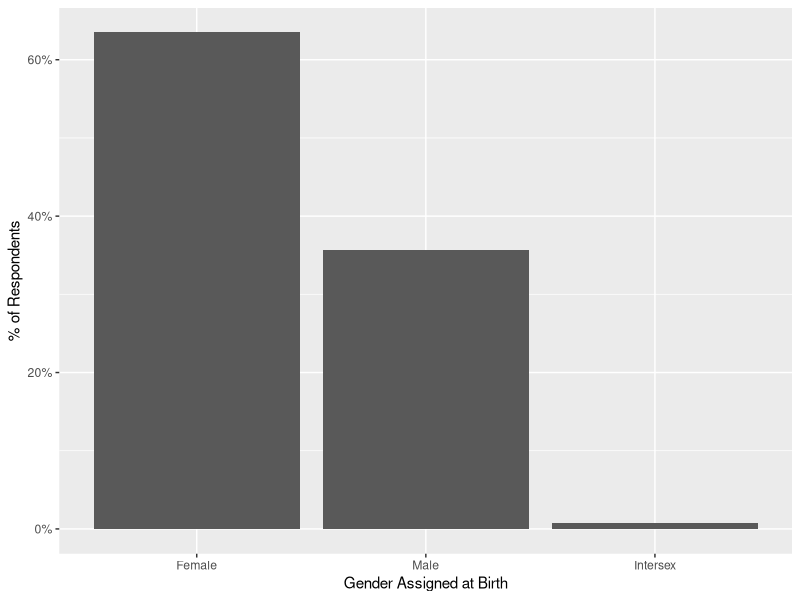
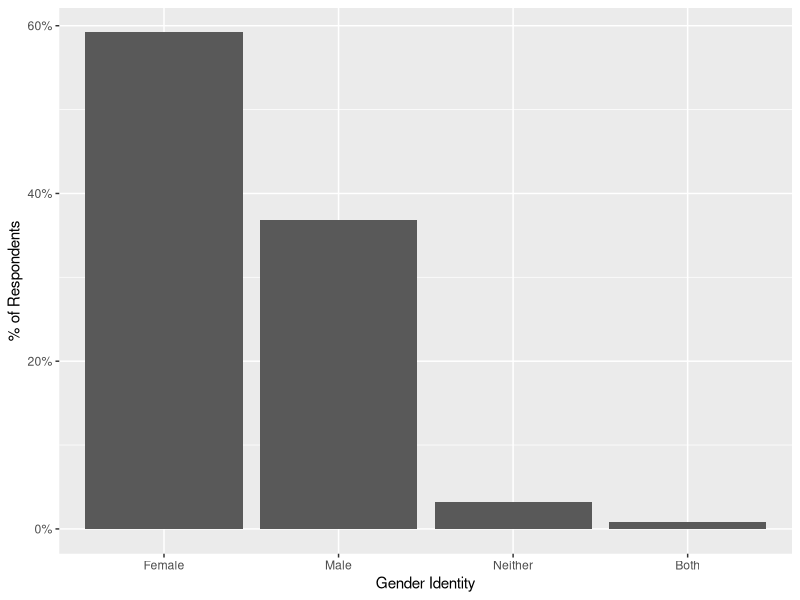
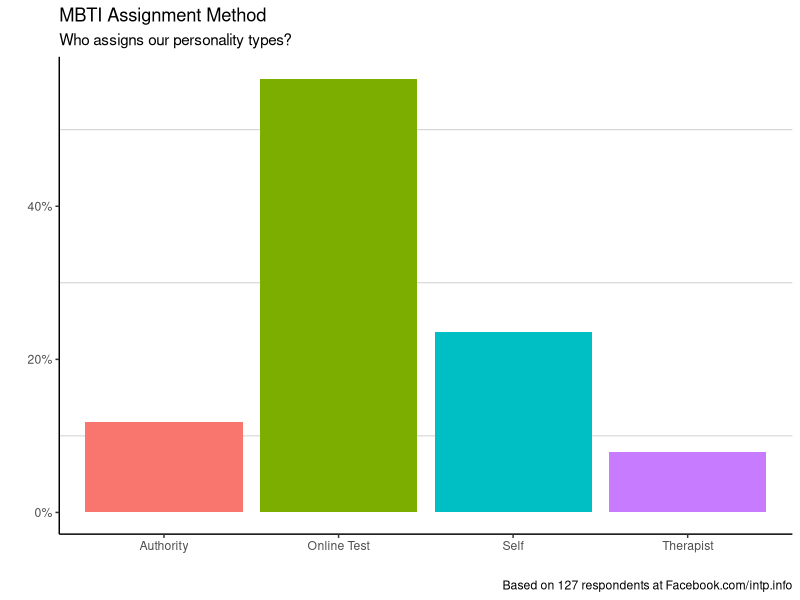
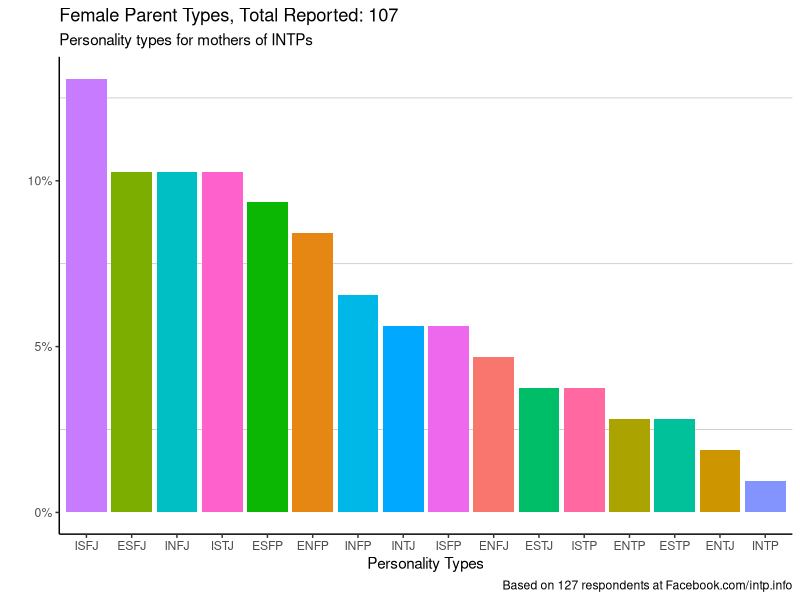
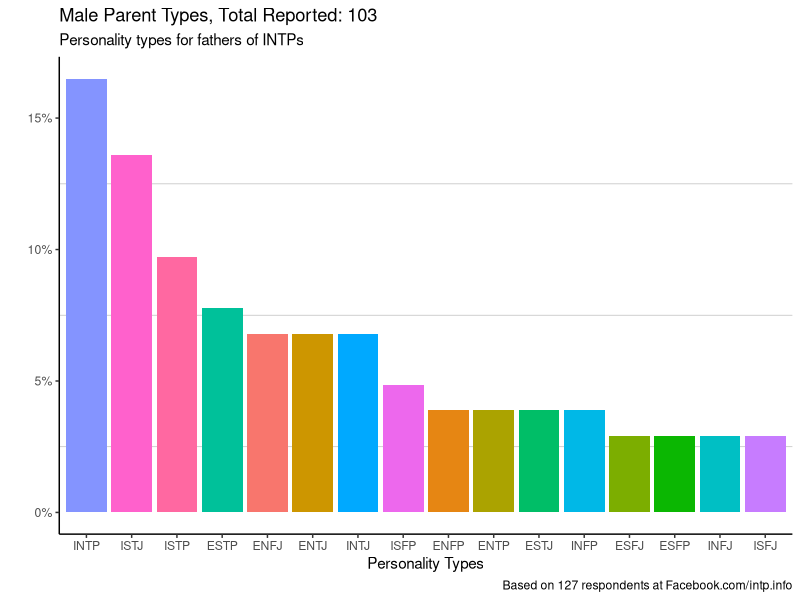

Reproduce these figures in R, in order.
## ---- chunk 1
knitr::opts_chunk$set(echo = TRUE)
# Load libraries
library("dplyr")
library("ggplot2")
library("scales")
# Load in clean data (only use clean info!)
survey <- read.csv("intp-general-survey-2017-CLEAN.csv", stringsAsFactors = FALSE)
validTypes <- c( "ISTJ", "ISFJ", "INFJ", "INTJ", "ISTP", "ISFP", "INFP",
                 "INTP", "ESTP", "ESFP", "ENFP", "ENTP", "ESTJ", "ESFJ",
                 "ENFJ", "ENTJ")
tableCaption <- paste( "Based on", length(survey$ID), "respondents at Facebook.com/intp.info" )

# INTPs only
surveyINTP <- filter(survey, Type == "INTP")
## ---- chunk 2
# Set up information for latest calculations
whoTook <- prop.table( table ( survey$Type ) )
whoTookPercentage <- floor(whoTook['INTP'] * 100 )

whoTookGender <- prop.table( table ( survey$GenderAssigned ) )
whoTookGenderIdentity <- prop.table( table ( survey$GenderIdentity ) )
## ---- chunk 3
sortGenderAssigned <- filter(survey, GenderAssigned != '')
sortGenderIdentity <- filter(survey, GenderIdentity != '')

ggplot( sortGenderAssigned, aes( x=reorder(GenderAssigned, GenderAssigned, function(x)-length(x)), y=(..count..)/sum(..count..) ) ) +
  geom_bar() +
  scale_x_discrete("Gender Assigned at Birth" ) +
  scale_y_continuous("% of Respondents", labels=percent)

ggplot( sortGenderIdentity, aes( x=reorder(GenderIdentity, GenderIdentity, function(x)-length(x)), y=(..count..)/sum(..count..) ) ) +
  geom_bar() +
  scale_x_discrete("Gender Identity" ) +
  scale_y_continuous("% of Respondents", labels=percent)
## ---- chunk 4
ggplot( survey, aes( x=WhoAssignedType, y=(..count..)/sum(..count..), fill = WhoAssignedType) ) +
  geom_bar() +
  ggtitle( "MBTI Assignment Method", subtitle = "Who assigns our personality types?" ) +
  scale_x_discrete("") +
  scale_y_continuous("", labels=percent) +
  theme(axis.line = element_line(colour = "black")) +
  theme(panel.grid.major = element_blank()) +
  theme(panel.grid.minor = element_line(colour = "gray") ) +
  theme(panel.background = element_blank()) +
  guides(fill=FALSE) +
  labs(caption=tableCaption)
## ---- chunk 5
# Collection data for parents
parent1 <- data.frame( surveyINTP$Parent1Type[surveyINTP$Parent1Type != ""], surveyINTP$Parent1Gender[surveyINTP$Parent1Type != ""], stringsAsFactors = FALSE )
colnames( parent1 ) <- c( "Type", "Gender" )
parent2 <- data.frame( surveyINTP$Parent2Type[surveyINTP$Parent2Type != ""], surveyINTP$Parent2Gender[surveyINTP$Parent2Type != ""], stringsAsFactors = FALSE )
colnames( parent2 ) <- c( "Type", "Gender" )
parents <- bind_rows( parent1, parent2 )

femaleParents <- filter( parents, Gender == "Female" & Type %in% validTypes )
maleParents <- filter( parents, Gender == "Male" & Type %in% validTypes )

numMaleParents <- length(maleParents$Gender)
numFemaleParents <- length(femaleParents$Gender)

totalParents <- numMaleParents+numFemaleParents
avgPerINTP <- round(totalParents / length(surveyINTP$ID), 1)
## ---- chunk 6
ggplot( femaleParents, aes( x=reorder(Type, Type, function(x)-length(x)), y=(..count..)/sum(..count..), fill = Type ) ) +
  geom_bar() +
  ggtitle( paste("Female Parent Types, Total Reported:", numFemaleParents), subtitle = "Personality types for mothers of INTPs" ) +
  scale_x_discrete("Personality Types") +
  scale_y_continuous("", labels=percent) +
  theme(axis.line = element_line(colour = "black")) +
  theme(panel.grid.major = element_blank()) +
  theme(panel.grid.minor = element_line(colour = "gray") ) +
  theme(panel.background = element_blank()) +
  guides(fill=FALSE) +
  labs(caption=tableCaption)
## ---- chunk 7
ggplot( maleParents, aes( x=reorder(Type, Type, function(x)-length(x)), y=(..count..)/sum(..count..), fill = Type ) ) +
  geom_bar() +
  ggtitle( paste("Male Parent Types, Total Reported:", numMaleParents), subtitle = "Personality types for fathers of INTPs" ) +
  scale_x_discrete("Personality Types") +
  scale_y_continuous("", labels=percent) +
  theme(axis.line = element_line(colour = "black")) +
  theme(panel.grid.major = element_blank()) +
  theme(panel.grid.minor = element_line(colour = "gray") ) +
  theme(panel.background = element_blank()) +
  guides(fill=FALSE) +
  labs(caption=tableCaption)
